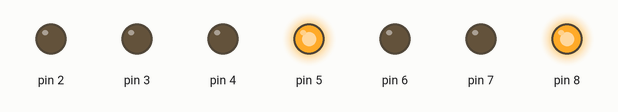
Recording of a sketch running on a simulated Arduino Uno, built with avr-gcc and run on an emulated ATmega328P. Parts: output pins drawn as LEDs (lit = HIGH). Random numbers use the default seed unless the sketch sets one.

Above: at 0.1 s.
At 8.1 s:
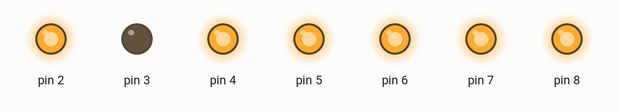
At 12.1 s:
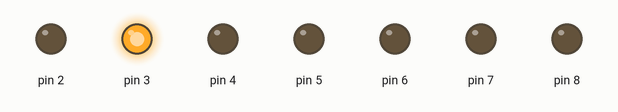
At 18.1 s:
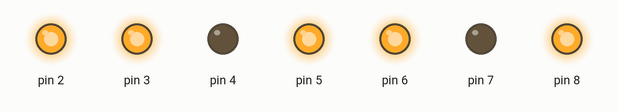
At 31.1 s:
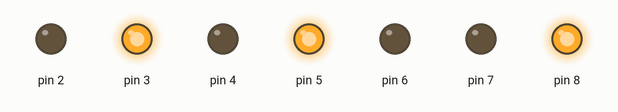
At 38.1 s:
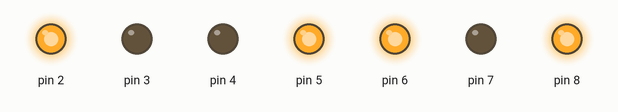
Timing chart, 0 to 39.6 s (numbered marks = the images above):
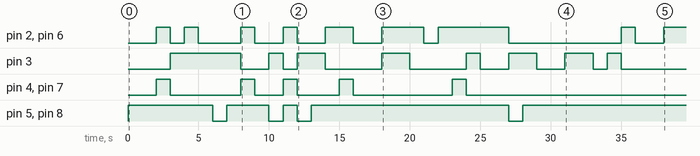

The sketch:

sketch_feb09a.ino
```cpp
void setup()
{
  pinMode(2, OUTPUT);
  pinMode(3, OUTPUT);
  pinMode(4, OUTPUT);
  pinMode(5, OUTPUT);
  pinMode(6, OUTPUT);
  pinMode(7, OUTPUT);
  pinMode(8, OUTPUT);
}


void loop()
{
  int x = random(1, 7);
  dobbel(x);
  delay(1000);

}
void dobbel(int dobbel)
{
  if (dobbel == 1)
  {
    digitalWrite(3, HIGH);

    digitalWrite(2, LOW);
    digitalWrite(4, LOW);
    digitalWrite(5, LOW);
    digitalWrite(6, LOW);
    digitalWrite(7, LOW);
    digitalWrite(8, LOW);

  }
  if (dobbel == 2)
  {
    digitalWrite(5, HIGH);
    digitalWrite(8, HIGH);

    digitalWrite(2, LOW);
    digitalWrite(3, LOW);
    digitalWrite(4, LOW);
    digitalWrite(6, LOW);
    digitalWrite(7, LOW);
  }
  if (dobbel == 3)
  {
    digitalWrite(5, HIGH);
    digitalWrite(3, HIGH);
    digitalWrite(8, HIGH);

    digitalWrite(2, LOW);
    digitalWrite(4, LOW);
    digitalWrite(6, LOW);
    digitalWrite(7, LOW);
  }
  if (dobbel == 4)
  {
    digitalWrite(5, HIGH);
    digitalWrite(6, HIGH);
    digitalWrite(8, HIGH);
    digitalWrite(2, HIGH);

    digitalWrite(3, LOW);
    digitalWrite(4, LOW);
    digitalWrite(7, LOW);
  }
  if (dobbel == 5)
  {
    digitalWrite(5, HIGH);
    digitalWrite(6, HIGH);
    digitalWrite(8, HIGH);
    digitalWrite(2, HIGH);
    digitalWrite(3, HIGH);

    digitalWrite(4, LOW);
    digitalWrite(7, LOW);
  }
  if (dobbel == 6)
  {
    digitalWrite(2, HIGH);
    digitalWrite(4, HIGH);
    digitalWrite(5, HIGH);
    digitalWrite(6, HIGH);
    digitalWrite(7, HIGH);
    digitalWrite(8, HIGH);

    digitalWrite(3, LOW);
  }
}
```

Measured:
- by itself, pin 2, pin 6: LOW → HIGH at 2.0 s, → LOW 1.0 s later, → HIGH 1.0 s later, → LOW 1.0 s later, … (17 changes in this stretch)
- by itself, pin 3: LOW → HIGH at 3.0 s, → LOW 5.0 s later, → HIGH 2.0 s later, → LOW 1.0 s later, … (16 changes in this stretch)
- by itself, pin 4, pin 7: LOW → HIGH at 2.0 s, → LOW 1.0 s later, → HIGH 5.0 s later, → LOW 1.0 s later, … (10 changes in this stretch)
- by itself, pin 5, pin 8: LOW → HIGH at 0.00 s, → LOW 6.0 s later, → HIGH 1.0 s later, → LOW 3.0 s later, … (9 changes in this stretch)
